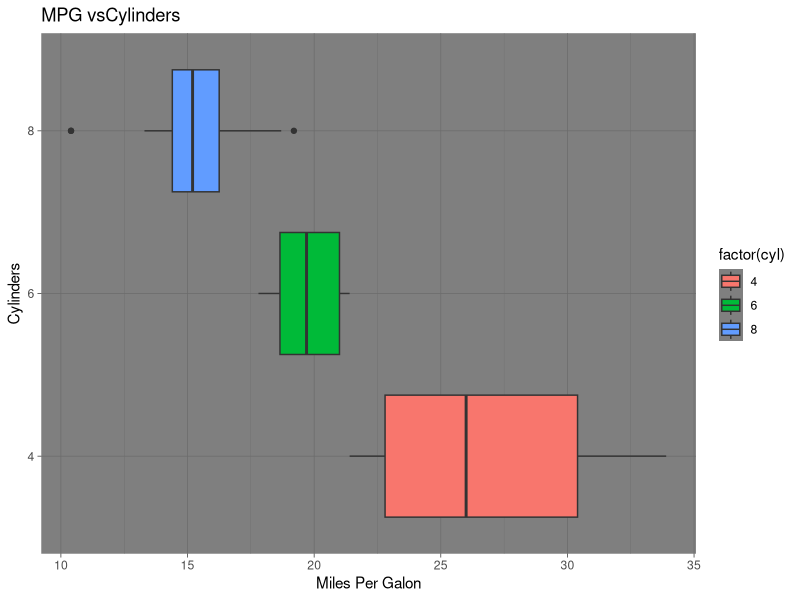

Write R code to recreate this figure.
library(ggplot2)

df <- mtcars

pl <- ggplot(df,aes(x=factor(cyl), y=mpg))
pl2 <- pl+ geom_boxplot(aes(fill = factor(cyl)))  + coord_flip() + theme_dark()

pl3 <- pl2 + xlab('Cylinders') + ylab('Miles Per Galon') + ggtitle('MPG vsCylinders')

print(pl3)